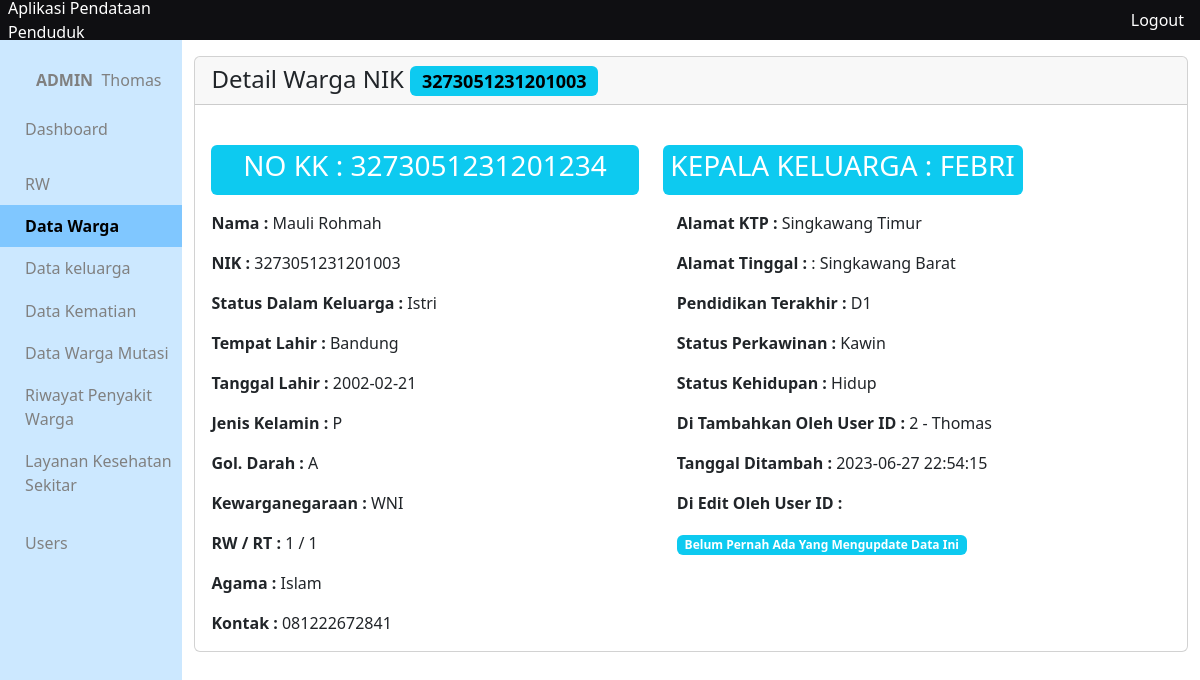
Before: /app/views/warga/detail.php?nik=3273051231201003 (signed in) with the older database file.
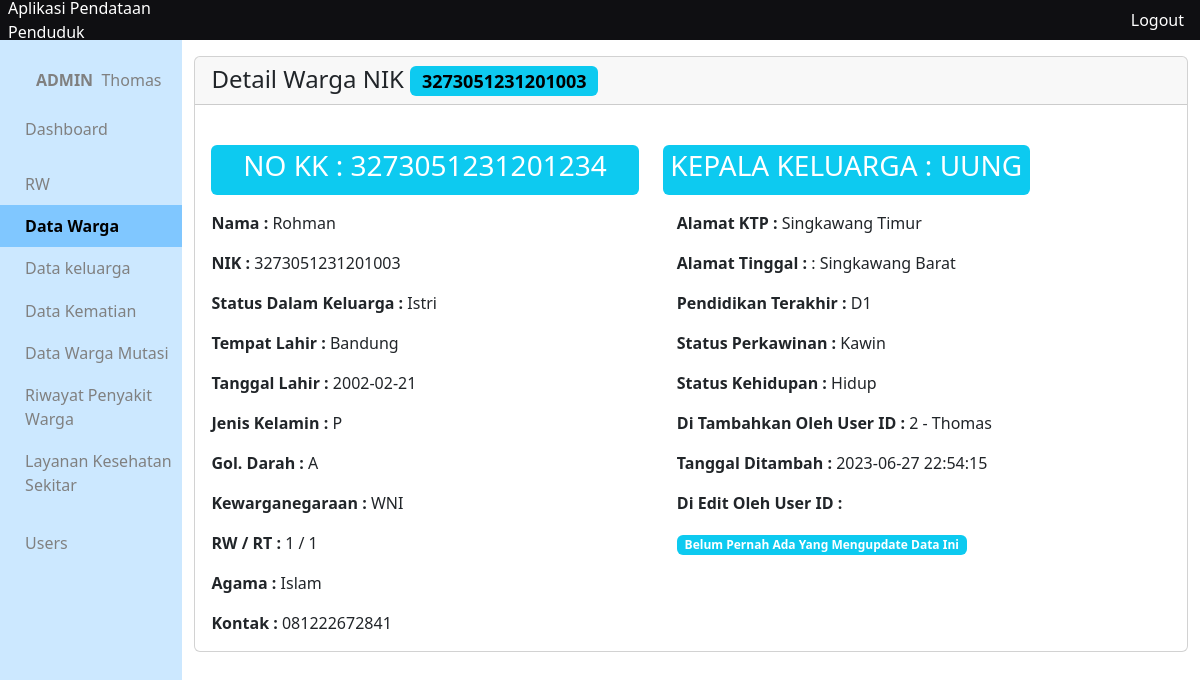
After: the same page with the newer database file.
### tables this page shows
CREATE TABLE `warga` (
  `nik_warga` varchar(16) NOT NULL,
  `no_kk` varchar(16) DEFAULT NULL,
  `status_kk` varchar(50) DEFAULT NULL,
  `nama_warga` varchar(300) DEFAULT NULL,
  `tempat_lahir` varchar(300) DEFAULT NULL,
  `tanggal_lahir` date DEFAULT NULL,
  `alamat_ktp` varchar(300) DEFAULT NULL,
  `alamat_tinggal` varchar(300) DEFAULT NULL,
  `no_rt` int(10) DEFAULT NULL,
  `no_rw` int(10) DEFAULT NULL,
  `agama` varchar(50) DEFAULT NULL,
  `pendidikan_terakhir` varchar(20) DEFAULT NULL,
  `pekerjaan` varchar(200) DEFAULT NULL,
  `jenis_kelamin` char(1) DEFAULT NULL,
  `status_perkawinan` varchar(15) DEFAULT NULL,
  `status_warga` varchar(10) DEFAULT NULL,
  `status_kehidupan` varchar(10) DEFAULT NULL,
  `kewarganegaraan` varchar(10) DEFAULT NULL,
  `gol_darah` char(2) DEFAULT NULL,
  `kontak` varchar(15) DEFAULT NULL,
  `id_adder` int(10) DEFAULT NULL,
  `id_updater` int(10) DEFAULT NULL,
  `created_at` timestamp NULL DEFAULT current_timestamp(),
  `updated_at` timestamp NULL DEFAULT current_timestamp()
);

### app/functions/warga/function-crud.php (called while the page is built, shortened)
<?php
require_once __DIR__."/../main-function.php";
function cariWargaByNIK($keyword){
	$query = "SELECT * FROM warga WHERE nik_warga = $keyword";
	return query($query)[0];
}
function cariWargaByNIK_join($nik){
	$query = "SELECT * FROM warga INNER JOIN keluarga ON warga.no_kk = keluarga.no_kk WHERE warga.nik_warga = '$nik' ";
	return query($query)[0];
}
?>

### app/functions/main-function.php (called while the page is built, shortened)
<?php
$conn = mysqli_connect("localhost", "root", '', "data_penduduk");
function query($query)
{
	global $conn;
	$result = mysqli_query($conn, $query);
	$rows = [];
		while( $row = mysqli_fetch_assoc($result) ) {
			$rows[] = $row;
		}
	return $rows;
}

### app/functions/user/function-crud.php (called while the page is built, shortened)
<?php
require_once __DIR__."/../main-function.php";
function getUserById($id){
	$query = "SELECT * FROM users WHERE id_user = '$id' ";
	return query($query);
}

### app/views/warga/detail.php (the view, shortened to what this page needs)
<?php include_once '../layouts/header.php' ?>
<?php include_once '../layouts/side-bar.php' ?>
<?php $warga = cariWargaByNIK($_GET['nik']); ?>
<?php $kk = cariWargaByNIK_join($_GET['nik']); ?>
<div class="container mt-3">
	<div class="card">
	  <h4 class="card-header">Detail Warga NIK
	  	<span class="badge text-bg-info"><?= $warga['nik_warga'] ?></span>
	  </h4>
	  <div class="card-body">
	  	<div class="data-kk d-flex">
	  		<div class="badge bg-info text-wrap mb-3 mt-4 d-flex">
	  			<h3 class="mx-4">NO KK : <?= $warga['no_kk'] ?></h3>
	  		</div>
	  		<div class="badge bg-info text-wrap mb-3 mt-4 d-flex mx-4">
	  			<h3 class="text-uppercase">
					<?php $kepala = cariWargaByNIK_join($kk['nik_kepala_kk']); ?>
		  			Kepala Keluarga : <?= $kepala['nama_warga']  ?>
		  		</h3>
			</div>
	  	</div>
	    <div class="data-wrapper d-flex">
	    	<div class="data-left">
	    		<p class="card-text"><b>Nama : </b> <?= $warga['nama_warga'] ?></p>
			    <p class="card-text"><b>NIK : </b> <?= $warga['nik_warga'] ?></p>
			    <p class="card-text"><b>Status Dalam Keluarga : </b> <?= $warga['status_kk'] ?></p>
			    <p class="card-text"><b>Tempat Lahir :</b> <?= $warga['tempat_lahir'] ?></p>
			    <p class="card-text"><b>Tanggal Lahir :</b> <?= $warga['tanggal_lahir'] ?></p>
			    <p class="card-text"><b>Jenis Kelamin :</b> <?= $warga['jenis_kelamin'] ?></p>
			    <p class="card-text"><b>Gol. Darah :</b> <?= $warga['gol_darah'] ?></p>
			    <p class="card-text"><b>Kewarganegaraan :</b> <?= $warga['kewarganegaraan'] ?></p>
			    <p class="card-text"><b>RW / RT :</b> <?= $warga['no_rw'] ?> / <?= $warga['no_rt'] ?></p>
			    <p class="card-text"><b>Agama :</b> <?= $warga['agama'] ?></p>
			    <p class="card-text"><b>Kontak :</b> <?= $warga['kontak'] ?></p>
	    	</div>
	    	<div class="data-right" style="margin-left: 25%;">
	    		<p class="card-text"><b>Alamat KTP :</b> <?= $warga['alamat_ktp'] ?></p>
	    		<p class="card-text"><b>Alamat Tinggal :</b> : <?= $warga['alamat_tinggal'] ?></p>
			    <p class="card-text"><b>Pendidikan Terakhir :</b> <?= $warga['pendidikan_terakhir'] ?></p>
			    <p class="card-text"><b>Status Perkawinan :</b> <?= $warga['status_perkawinan'] ?></p>
			    <p class="card-text"><b>Status Kehidupan :</b> <?= $warga['status_kehidupan'] ?></p>
			    <?php $user_adder = getUserById($warga['id_adder'])[0]; ?>
			    <p class="card-text">
			    	<b>Di Tambahkan Oleh User ID :</b> <?= $warga['id_adder'] ?> - <?= $user_adder['nama_lengkap'] ?>
			    </p>
			    <p class="card-text"><b>Tanggal Ditambah :</b> <?= $warga['created_at'] ?></p>
			    <?php if (!empty($warga['id_updater'])): ?>
			    	<?php $user_updater = getUserById($warga['id_updater'])[0]; ?>
				    <p class="card-text"><b>Di Edit Oleh User ID :</b> <?= $warga['id_updater'] ?> - <?= $user_updater['nama_lengkap'] ?></p>
				    <p class="card-text"><b>Tanggal Terakhir Diubah :</b> <?= $warga['updated_at'] ?></p>
			    <?php else :  ?>
			    	<p class="card-text"><b>Di Edit Oleh User ID :</b> <p class="badge bg-info">Belum Pernah Ada Yang Mengupdate Data Ini</p></p>
			    <?php endif ?>
	    	</div>
	    </div>
	  </div>
	</div>
</div>
<?php include_once '../layouts/footer.php' ?>

Changed rows visible on the page:
changed warga "Istri": nama_warga "Mauli Rohmah" → "Rohman"
changed warga: nama_warga "FEBRI" → "UUNG"
